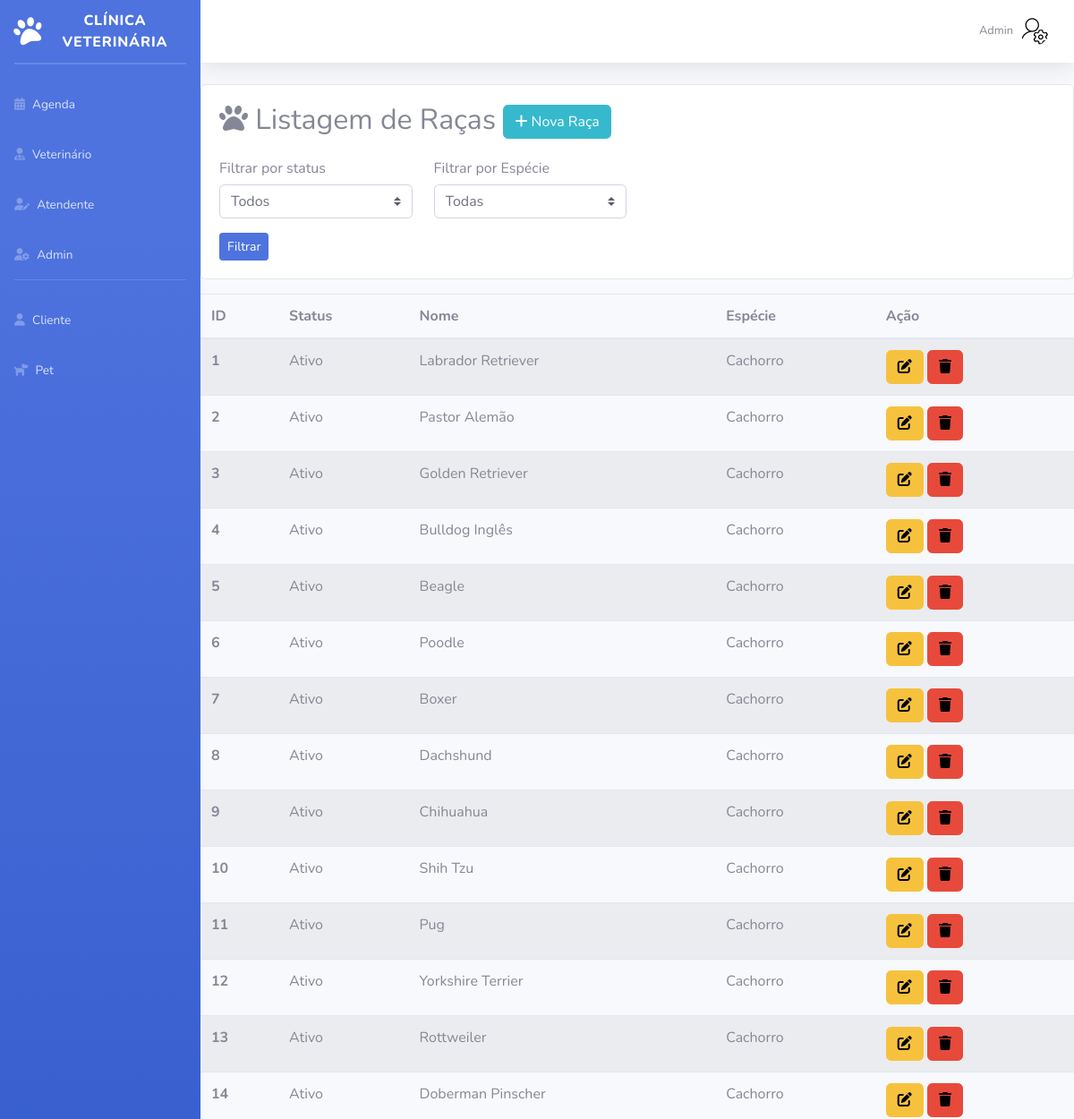
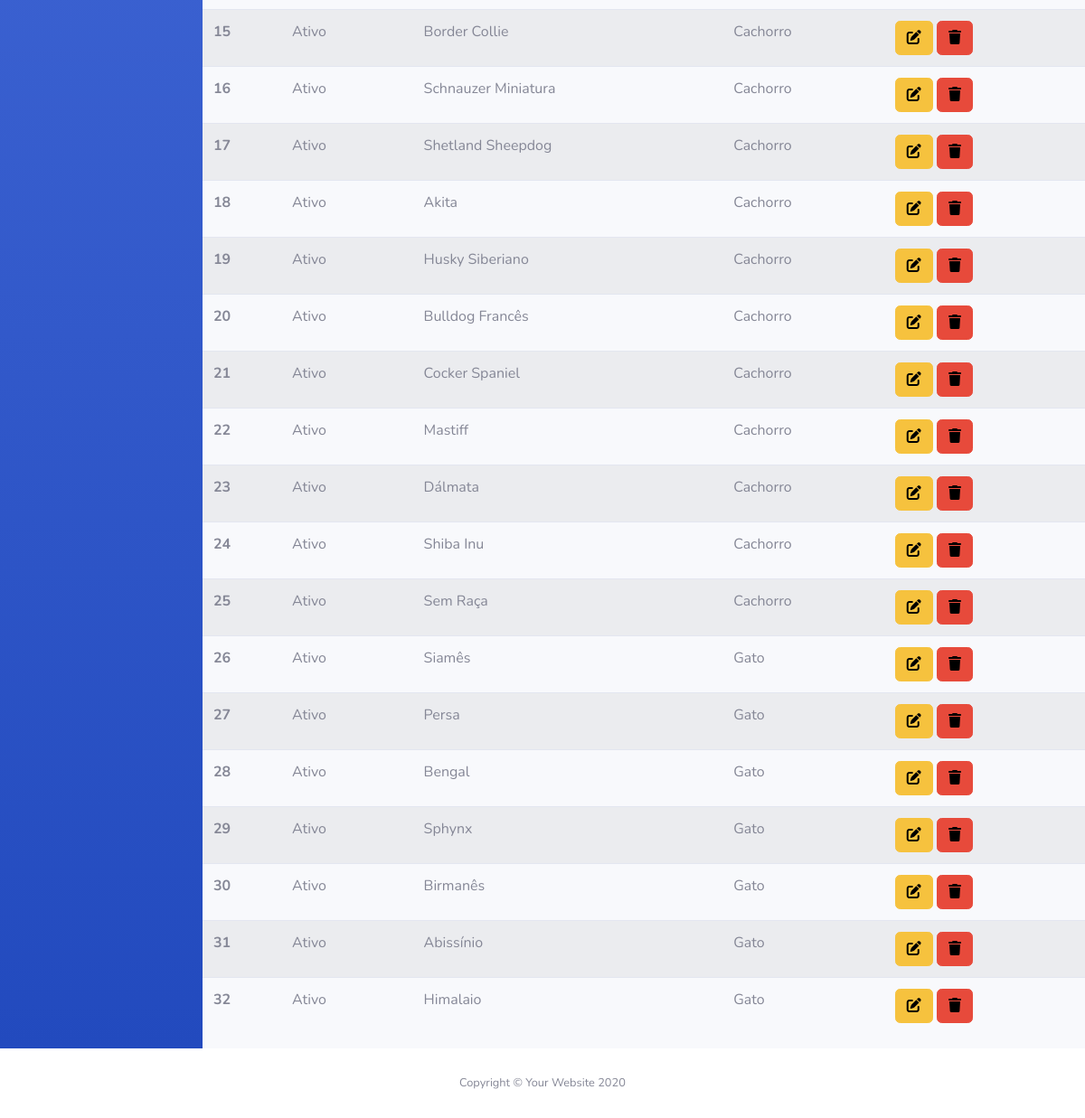
The app's page /Sistema/Admin/listagemRaca.php (signed in) with its own data (2 pictures, top to bottom).
### tables this page shows
CREATE TABLE `raca` (
  `id` int(11) NOT NULL,
  `statusRaca` varchar(15) NOT NULL,
  `nome` varchar(100) NOT NULL,
  `descricao` varchar(100) DEFAULT NULL,
  `especie` varchar(15) DEFAULT NULL
);

### Sistema/Admin/listagemRaca.php (the view, shortened to what this page needs)
<?php
require_once("conexao.php");
$sql = "select * from raca";
$resultado = mysqli_query($conexao, $sql);
?>
<!DOCTYPE html>
<html lang="pt-br">
<head>
    <link href="https://cdn.jsdelivr.net/npm/simple-datatables@latest/dist/style.css" rel="stylesheet" type="text/css">
    <link href="vendor/fontawesome-free/css/all.min.css" rel="stylesheet" type="text/css">
    <link href="css/sb-admin-2.min.css" rel="stylesheet">
</head>
<body id="page-top">
    <div id="wrapper">
        <?php require_once("sidebarAdmin.php"); ?>
        <div id="content-wrapper" class="d-flex flex-column">
            <div id="content">
                <?php require_once("topbarAdmin.php"); ?>
                <div class="card mt-3 mb-3">
                    <div class="card-body">
                        <h2><i class="fa-solid fa-paw"></i> Listagem de Raças
                            <a href="cadastroRaca.php" class="btn btn-info btn-sn"><i class="fa-solid fa-plus" style="color: #ffffff;"></i> Nova Raça</a>
                        </h2>
                        <form method="post">
                            <div class="row mb-3 mt-4">
                                <div class="col-3">
                                    <h6>Filtrar por status</h6>
                                    <select class="custom-select" name="filtroStatus">
                                        <option value="">Todos</option>
                                    </select>
                                </div>
                                <div class="col-3">
                                    <h6>Filtrar por Espécie</h6>
                                    <select class="custom-select" name="filtroEspecie">
                                        <option value="">Todas</option>
                                    </select>
                                </div>
                            </div>
                            <button type="submit" class="btn btn-primary btn-sm">Filtrar</button>
                        </form>
                    </div>
                </div>
                <table class="table table-striped table-hover datatable">
                    <thead>
                        <tr>
                            <th scope="col">ID</th>
                            <th scope="col">Status</th>
                            <th scope="col">Nome</th>
                            <th scope="col">Espécie</th>
                            <th scope="col">Ação</th>
                        </tr>
                    </thead>
                    <tbody>
                        <?php while ($linha = mysqli_fetch_array($resultado)) { ?>
                            <tr>
                                <th scope="row">
                                    <?= $linha['id'] ?>
                                </th>
                                <td>
                                    <?= $linha['statusRaca'] ?>
                                </td>
                                <td>
                                    <?= $linha['nome'] ?>
                                </td>
                                <td>
                                    <?= $linha['especie'] ?>
                                </td>
                                <td>
                                    <a href="editarRaca.php?id=<?= $linha['id'] ?>" class="btn btn-warning"><i class="fa-solid fa-pen-to-square" style="color: #000000;"></i></a>
                                    <a href="listagemRaca.php?id=<?= $linha['id'] ?>" class="btn btn-danger" onclick="return confirm('Confirma exclusão?')"><i class="fa-solid fa-trash" style="color: #000000;"></i></a>
                                </td>
                            </tr>
                        <?php } ?>
                </table>
            </div>
            <?php require_once("footer.php"); ?>
</body>
</html>

### records on screen
raca: id "1", statusRaca "Ativo", nome "Labrador Retriever", especie "Cachorro"
raca: id "2", statusRaca "Ativo", nome "Pastor Alemão", especie "Cachorro"
raca: id "3", statusRaca "Ativo", nome "Golden Retriever", especie "Cachorro"
raca: id "4", statusRaca "Ativo", nome "Bulldog Inglês", especie "Cachorro"
raca: id "5", statusRaca "Ativo", nome "Beagle", especie "Cachorro"
raca: id "6", statusRaca "Ativo", nome "Poodle", especie "Cachorro"
raca: id "7", statusRaca "Ativo", nome "Boxer", especie "Cachorro"
raca: id "8", statusRaca "Ativo", nome "Dachshund", especie "Cachorro"
raca: id "9", statusRaca "Ativo", nome "Chihuahua", especie "Cachorro"
raca: id "10", statusRaca "Ativo", nome "Shih Tzu", especie "Cachorro"
raca: id "11", statusRaca "Ativo", nome "Pug", especie "Cachorro"
raca: id "12", statusRaca "Ativo", nome "Yorkshire Terrier", especie "Cachorro"
raca: id "13", statusRaca "Ativo", nome "Rottweiler", especie "Cachorro"
raca: id "14", statusRaca "Ativo", nome "Doberman Pinscher", especie "Cachorro"
raca: id "15", statusRaca "Ativo", nome "Border Collie", especie "Cachorro"
raca: id "16", statusRaca "Ativo", nome "Schnauzer Miniatura", especie "Cachorro"
raca: id "17", statusRaca "Ativo", nome "Shetland Sheepdog", especie "Cachorro"
raca: id "18", statusRaca "Ativo", nome "Akita", especie "Cachorro"
raca: id "19", statusRaca "Ativo", nome "Husky Siberiano", especie "Cachorro"
raca: id "20", statusRaca "Ativo", nome "Bulldog Francês", especie "Cachorro"
raca: id "21", statusRaca "Ativo", nome "Cocker Spaniel", especie "Cachorro"
raca: id "22", statusRaca "Ativo", nome "Mastiff", especie "Cachorro"
raca: id "23", statusRaca "Ativo", nome "Dálmata", especie "Cachorro"
raca: id "24", statusRaca "Ativo", nome "Shiba Inu", especie "Cachorro"
raca: id "25", statusRaca "Ativo", nome "Sem Raça", especie "Cachorro"
raca: id "26", statusRaca "Ativo", nome "Siamês", especie "Gato"
raca: id "27", statusRaca "Ativo", nome "Persa", especie "Gato"
raca: id "28", statusRaca "Ativo", nome "Bengal", especie "Gato"
raca: id "29", statusRaca "Ativo", nome "Sphynx", especie "Gato"
raca: id "30", statusRaca "Ativo", nome "Birmanês", especie "Gato"
raca: id "31", statusRaca "Ativo", nome "Abissínio", especie "Gato"
raca: id "32", statusRaca "Ativo", nome "Himalaio", especie "Gato"
